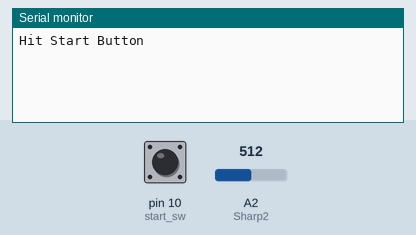
The sketch below on a simulated Arduino Uno, built with avr-gcc and run on an emulated ATmega328P. Parts: the last lines printed to the serial monitor. The test bench sets the inputs (shaded band); at power-on: pin 10 (start_sw) LOW, A2 (Sharp2) = 512.

Above: at 0.8 s.
0.9 s: pin 10 (start_sw) pulled HIGH for 0.15 s
At 1.08 s:
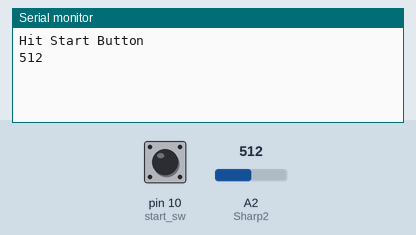
2.9 s: A2 (Sharp2) set to 716
At 3.08 s:
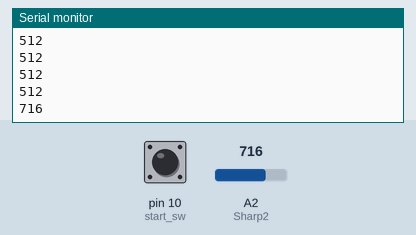
4.4 s: A2 (Sharp2) set to 900
At 4.58 s:
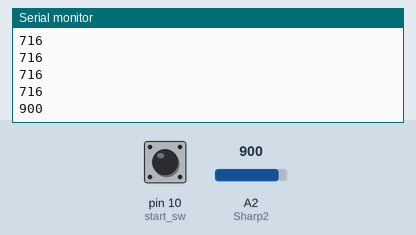
Timing chart, 0 to 7.4 s (numbered marks = the images above; inputs shaded):
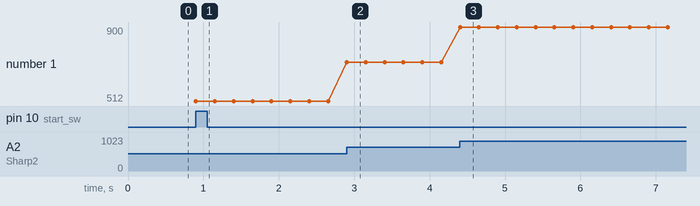

Measured:
- after the input at 0.9 s, the serial monitor: prints a new line at once (image 1)
- after the input at 2.9 s, the serial monitor: prints a new line at once (image 2)
- after the input at 4.4 s, the serial monitor: prints a new line at once (image 3)
- plotted number 1: 512 → 716 after the input at 2.9 s, 716 → 900 after the input at 4.4 s

The sketch:

sharp_2_test.ino
```cpp
// Connect a start switch/touch sensor to digital port 10
// Use analog port 2 for Sharp sensor 1

// Global variables
int Sharp2 = 2; //use analog port 2 for Sharp sensor 1 (left)
int start_sw = 10; //digital port ID, start switch
int interval = 250; //interval between sensor readings

void start_press(int sw)
{
//sw represents the digital port number that’s connected to the switch
//function waits for switch to be pressed and released
while(digitalRead(sw) == HIGH){} //exit when switch pressed
while(digitalRead(sw) == LOW) {} // continue when switch released
}

void setup()
{
pinMode(start_sw, INPUT);
// initialize the Serial monitor
Serial.begin(9600);
Serial.println("Hit Start Button");
start_press(start_sw);
}

void loop()
{
int Reading_2;
Reading_2 = analogRead(Sharp2);
//print the sensor reading
Serial.println(Reading_2);
delay(interval);
}
```
